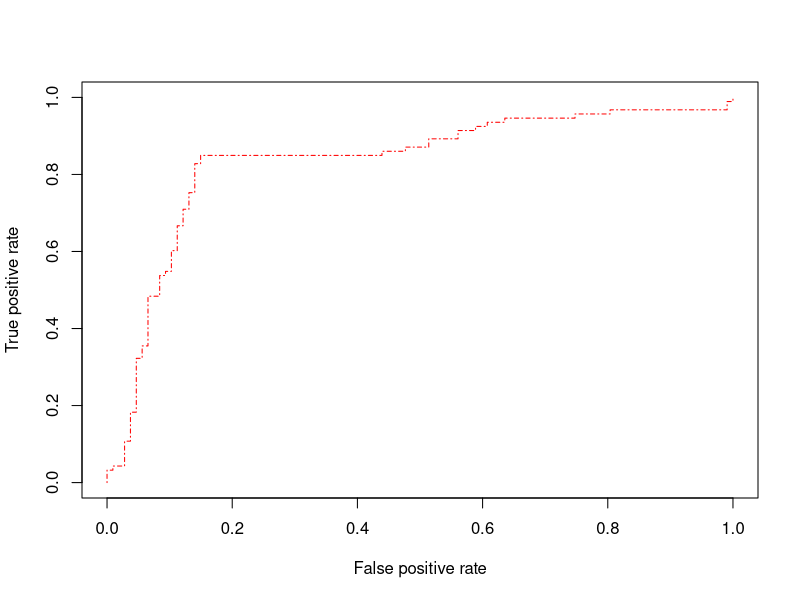

Write the R code that produced this figure.
## with package ROCR from CRAN ## 
library(ROCR)
data(ROCR.simple)

pred <- prediction (ROCR.simple$predictions, ROCR.simple$labels)
perf <- performance(pred, "tpr", "fpr")
plot(perf, lty=4, col="red")
